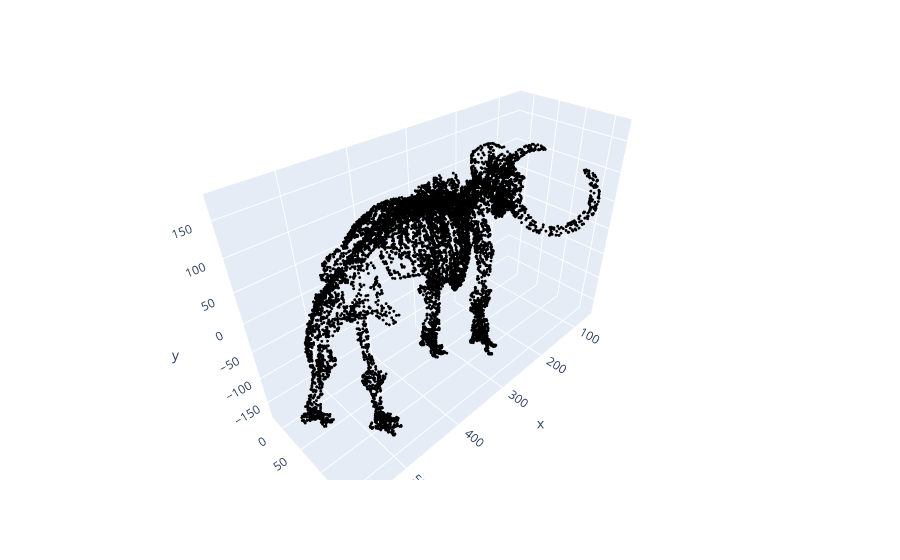

The notebook cell this image was saved under:
### Code cell
import plotly.express as px

fig = px.scatter_3d(data, x='x', y='z', z='y')
fig.update_traces(marker_size=1, marker_color="black")
fig

### Figure 1 — Plotly figure (JSON) as saved in the notebook; plotly's stock layout.template omitted (floating-point values rounded to 4 significant figures; data arrays with more than 128 entries replaced by an {"elided": "..."} marker saying what was removed)
{"data": [{"hovertemplate": "x=%{x}<br>z=%{y}<br>y=%{z}<extra></extra>", "legendgroup": "", "marker": {"color": "black", "size": 1, "symbol": "circle"}, "mode": "markers", "name": "", "scene": "scene", "showlegend": false, "type": "scatter3d", "x": {"elided": "10000 float values"}, "y": {"elided": "10000 float values"}, "z": {"elided": "10000 float values"}}], "layout": {"legend": {"tracegroupgap": 0}, "margin": {"t": 60}, "scene": {"domain": {"x": [0, 1], "y": [0, 1]}, "xaxis": {"title": {"text": "x"}}, "yaxis": {"title": {"text": "z"}}, "zaxis": {"title": {"text": "y"}}}}}
